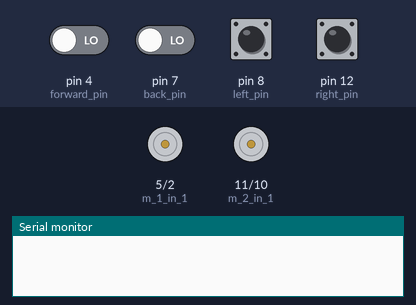
Bench run of a sketch on a simulated Arduino Uno, built with avr-gcc and run on an emulated ATmega328P. On the bench: motor-driver pin pairs drawn as motors (green arrow = first pin HIGH = forward, orange = second pin HIGH = backward, longer = more drive, scaled by the enable pin), the last lines printed to the serial monitor. The test bench sets the inputs (shaded band); at power-on: pin 4 (forward_pin), pin 7 (back_pin), pin 8 (left_pin), pin 12 (right_pin) LOW.

Above: at 1.2 s.
1.3 s: pin 4 (forward_pin) driven HIGH
At 1.8 s:
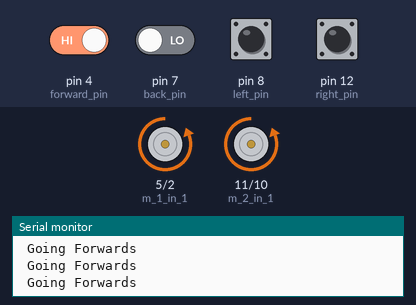
2.8 s: pin 4 (forward_pin) driven LOW
At 3.2 s:
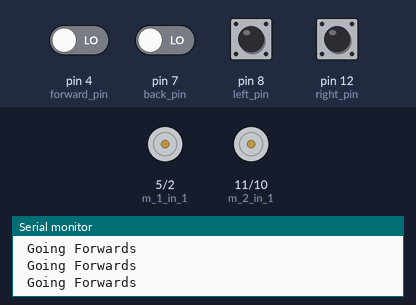
4.3 s: pin 7 (back_pin) driven HIGH
At 5.3 s:
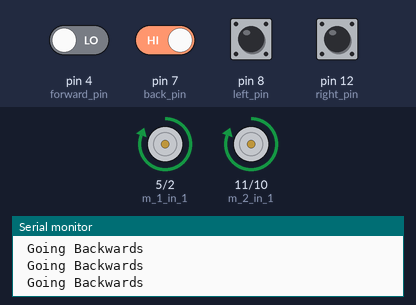
5.8 s: pin 7 (back_pin) driven LOW
At 6.6 s:
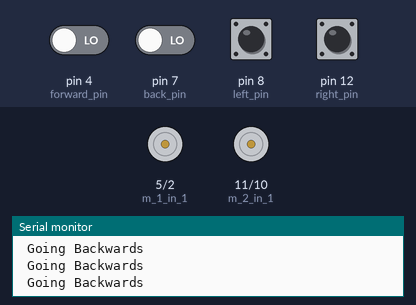
7.3 s: pin 12 (right_pin) pulled HIGH for 0.15 s
At 7.37 s:
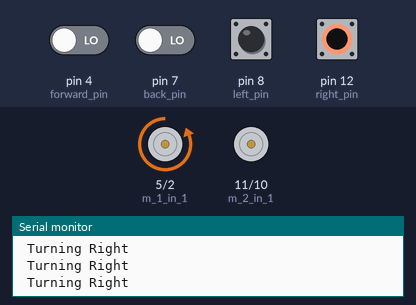
8.9 s: pin 8 (left_pin) pulled HIGH for 0.15 s
At 8.97 s:
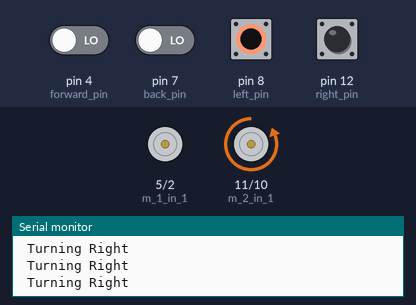
Timing chart, 0 to 11.5 s (numbered marks = the images above; inputs shaded):
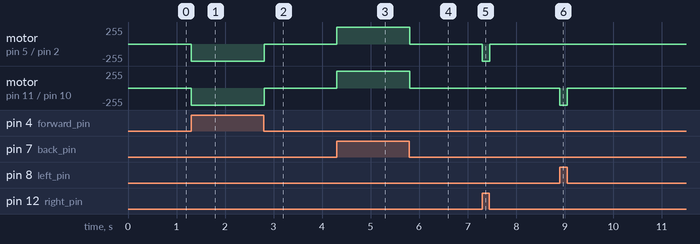

The sketch:

RCCar.ino
```cpp
int forward_pin = 4;
int back_pin = 7;
int left_pin = 8;
int right_pin = 12;

int enable_1 = 3;
int enable_2 = 9;
int m_1_in_1 = 5;
int m_1_in_2 = 2;
int m_2_in_1 = 11;
int m_2_in_2 = 10;

int currDir = 0;
void setup() {
  pinMode(forward_pin, INPUT);
  pinMode(back_pin, INPUT);
  pinMode(left_pin, INPUT);
  pinMode(right_pin, INPUT);

  pinMode(enable_1, OUTPUT);
  pinMode(enable_2, OUTPUT);
  pinMode(m_1_in_1, OUTPUT);
  pinMode(m_1_in_2, OUTPUT);
  pinMode(m_2_in_1, OUTPUT);
  pinMode(m_2_in_2, OUTPUT);
  digitalWrite(enable_1, HIGH);//HIGH was originally 255
  digitalWrite(enable_2, HIGH);
  Serial.begin(9600);

}

void loop() {
  delay(1);
  int l = digitalRead(left_pin);
  int r = digitalRead(right_pin);
  int f = digitalRead(forward_pin);
  int b = digitalRead(back_pin);
  if( l || r || f || b ){
    if( l && !r && !f && !b){
      //Speed of motor 1 is set to 0
      analogWrite(enable_1, 0);
      //Speed of motor 2 is set to max
      analogWrite(enable_2, 255);
      //Sets motor 1's H-bridge inputs to turn the motor off
      digitalWrite(m_1_in_1, LOW);
      digitalWrite(m_1_in_2, LOW);
      //Sets motor 2's H-bridge inputs to turn the motor on
      digitalWrite(m_2_in_1, LOW);
      digitalWrite(m_2_in_2, HIGH);
    }
    else if( !l && r && !f && !b){
      Serial.print("\n Turning Right ");
      //Speed of motor 1 is set to 0
      analogWrite(enable_1, 255);
      //Speed of motor 2 is set to max
      analogWrite(enable_2, 0);
      //Sets motor 1's H-bridge inputs to turn the motor off
      digitalWrite(m_1_in_1, LOW);
      digitalWrite(m_1_in_2, HIGH);
      //Sets motor 2's H-bridge inputs to turn the motor on
      digitalWrite(m_2_in_1, LOW);
      digitalWrite(m_2_in_2, LOW);
    }
    else if( !l && !r && f && !b){
      Serial.print("\n Going Forwards ");
      //Speed of motor 1 is set to 0
      analogWrite(enable_1, 255);
      //Speed of motor 2 is set to max
      analogWrite(enable_2, 255);
      //Sets motor 1's H-bridge inputs to turn the motor off
      digitalWrite(m_1_in_1, LOW);
      digitalWrite(m_1_in_2, HIGH);
      //Sets motor 2's H-bridge inputs to turn the motor on
      digitalWrite(m_2_in_1, LOW);
      digitalWrite(m_2_in_2, HIGH);
    }
    else if( !l && !r && !f && b){
      Serial.print("\n Going Backwards ");
       //Speed of motor 1 is set to 0
      analogWrite(enable_1, 255);
      //Speed of motor 2 is set to max
      analogWrite(enable_2, 255);
      //Sets motor 1's H-bridge inputs to turn the motor off
      digitalWrite(m_1_in_1, HIGH);
      digitalWrite(m_1_in_2, LOW);
      //Sets motor 2's H-bridge inputs to turn the motor on
      digitalWrite(m_2_in_1, HIGH);
      digitalWrite(m_2_in_2, LOW);
    }
  }else{
    analogWrite(enable_1, LOW);
    analogWrite(enable_2, LOW);
  }
}
```

Measured:
- after the input at 1.3 s, motor on pin 5 (m_1_in_1) / pin 2 (m_1_in_2), motor on pin 11 (m_2_in_1) / pin 10 (m_2_in_2): stopped → backward 255/255 at once
- after the input at 2.8 s, motor on pin 5 (m_1_in_1) / pin 2 (m_1_in_2), motor on pin 11 (m_2_in_1) / pin 10 (m_2_in_2): backward 255/255 → stopped at once
- after the input at 4.3 s, motor on pin 5 (m_1_in_1) / pin 2 (m_1_in_2), motor on pin 11 (m_2_in_1) / pin 10 (m_2_in_2): stopped → forward 255/255 at once
- after the input at 5.8 s, motor on pin 5 (m_1_in_1) / pin 2 (m_1_in_2), motor on pin 11 (m_2_in_1) / pin 10 (m_2_in_2): forward 255/255 → stopped at once
- after the input at 7.3 s, motor on pin 5 (m_1_in_1) / pin 2 (m_1_in_2): stopped → backward 255/255 at once, → stopped 0.15 s later
- after the input at 8.9 s, motor on pin 11 (m_2_in_1) / pin 10 (m_2_in_2): stopped → backward 255/255 at once, → stopped 0.15 s later
